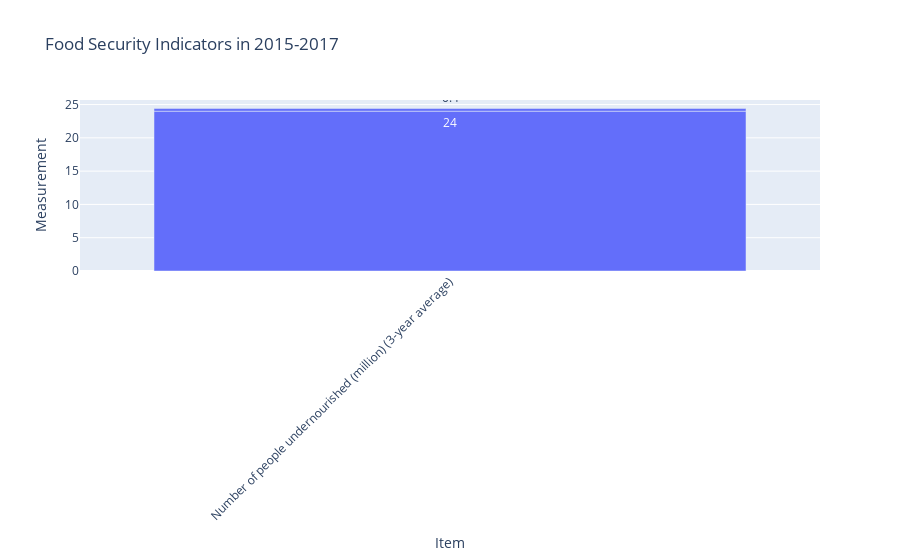

The cell this chart's notebook holds for it:
### Markdown cell above
# 02- Bar Chart – Comparing Food Security Indicators in a Specific Year

### Code cell
# Select a specific year (Modify as needed)
year_selected = '2015-2017'
df_year = df[df['Year'] == year_selected]

# Bar Chart
fig = px.bar(df_year, x='Item', y='Value', 
             title=f'Food Security Indicators in {year_selected}',
             labels={'Value': 'Measurement'},
             text_auto=True)

fig.update_layout(xaxis_tickangle=-45)
fig.show()

### Figure 1 — Plotly figure (JSON) as saved in the notebook; plotly's stock layout.template omitted (floating-point values rounded to 4 significant figures)
{"data": [{"hovertemplate": "Item=%{x}<br>Measurement=%{y}<extra></extra>", "legendgroup": "", "marker": {"color": "#636efa", "pattern": {"shape": ""}}, "name": "", "orientation": "v", "showlegend": false, "textposition": "auto", "texttemplate": "%{y}", "type": "bar", "x": ["Number of people undernourished (million) (3-year average)", "Number of people undernourished (million) (3-year average)"], "xaxis": "x", "y": [24.0, 0.4], "yaxis": "y"}], "layout": {"barmode": "relative", "legend": {"tracegroupgap": 0}, "title": {"text": "Food Security Indicators in 2015-2017"}, "xaxis": {"anchor": "y", "domain": [0, 1], "tickangle": -45, "title": {"text": "Item"}}, "yaxis": {"anchor": "x", "domain": [0, 1], "title": {"text": "Measurement"}}}}
